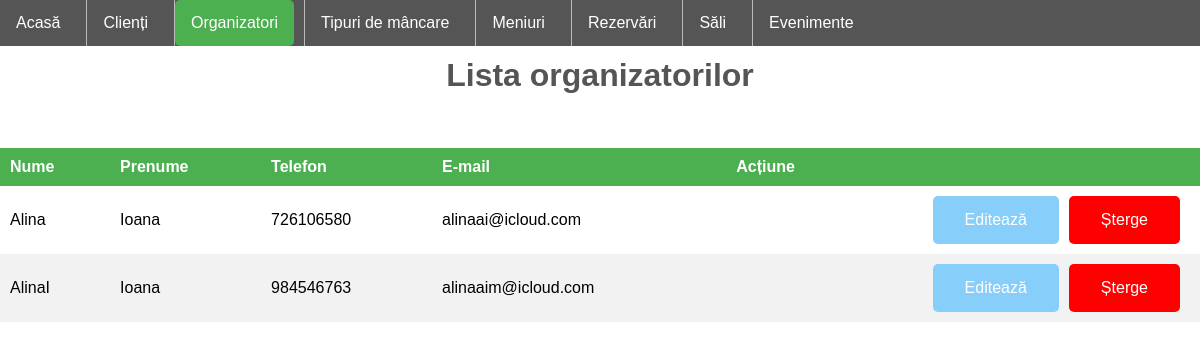
Page /PHP/organizatori.php on the committed database.
### tables this page shows
CREATE TABLE `contact` (
  `idC` int(11) NOT NULL,
  `numec` varchar(255) NOT NULL,
  `prenumec` varchar(255) NOT NULL,
  `telefonc` int(11) NOT NULL,
  `emailc` varchar(255) NOT NULL
);

### PHP/organizatori.php (the view, shortened to what this page needs)
<!DOCTYPE html>
<!DOCTYPE html>
<html>
<head>
	<link rel="stylesheet" type="text/css">
</head>
<body>
	<ul class="a">
  		<li class="a"><a href="home.php">Acasă</a></li>
  		<li ><a href="clienti.php">Clienți</a></li>
  		<li class="dropdown"><a class="active" href="organizatori.php" class="dropbtn">Organizatori</a>
  		<li><a href="mancare.php">Tipuri de mâncare</a></li>
  		<li><a href="#">Meniuri</a></li>
  		<li><a href="#">Rezervări</a></li>
  		<li><a href="#">Săli</a></li>
  		<li><a href="evenimente.php">Evenimente</a></li>
	</ul>
	<br>
	<br>
	<h1>Lista organizatorilor</h1>
	<p>
	<?php
		$mysqli = new mysqli('localhost', 'root', '', 'ballroom');
		$sql= "SELECT * FROM contact";
		$result = $mysqli->query($sql);
	?>
	<div class="row justify-content-center">
		<table class ="table">
			<thead>
				<tr>
					<th>Nume</th>
					<th>Prenume</th>
					<th>Telefon</th>
					<th>E-mail</th>
					<th colspan="2">Acțiune</th>
				</tr>
			</thead>
			<?php
				while ($row = $result->fetch_assoc()): ?>
					<tr>
						<td><?php echo $row['numec']; ?></td>
						<td><?php echo $row['prenumec']; ?></td>
						<td><?php echo $row['telefonc']; ?></td>
						<td><?php echo $row['emailc']; ?></td>
						<td>
							<a href="procesareorganizatori.php?delete=<?php echo $row['idC'];?>" class="btnd btn delete">Șterge</a>
							<a href="organizatori.php?edit=<?php echo $row['idC'];?>" class="btn">Editează</a>
						</td>
					</tr>
			<?php endwhile; ?>
		</table>
	</div>
	</p>
</body>
</html>

### PHP/organizatori.php (style rules this page uses)
* { box-sizing: border-box; font-family: sans-serif; -webkit-font-smoothing: antialiased; -moz-osx-font-smoothing: grayscale; }
body { margin: 0; background-repeat: no-repeat; background-attachment: fixed; background-size: auto; background-position: left bottom; display: flex; justify-content: top; height: 100vh; flex-direction: column; }
ul.a { list-style-type: none; margin: 0; padding: 0; overflow: hidden; background-color: #555; position: fixed; width: 100%; }
li { float: left; border-right: 1px solid #bbb; }
li:last-child { border-right: none; }
li a, .dropbtn { display: inline-block; color: white; text-align: center; padding: 14px 16px; text-decoration: none; }
li.dropdown { display: inline-block; }
.active { background-color: #4CAF50; }
a { float:right; background: #555; padding: 10px 15px; color: #fff; border-radius: 5px; margin-right: 10px; border: none; text-decoration: none; }
a.btn { background-color: #87CEFA; border: none; color: white; padding: 15px 32px; text-align: center; text-decoration: none; display: inline-block; font-size: 16px; }
a.btnd { background-color: red; border: none; color: white; padding: 15px 32px; text-align: center; text-decoration: none; display: inline-block; font-size: 16px; }
h1 { text-align: center; color: #555; }
table { border-collapse: collapse; width: 100%; }
th, td { text-align: left; padding: 10px; }
tr:nth-child(even) { background-color: #f2f2f2 }
th { background-color: #4CAF50; color: white; }

### rows in the picture
contact: numec "Alina", prenumec "Ioana", telefonc "726106580", emailc "alinaai@icloud.com"
contact: numec "AlinaI", prenumec "Ioana", telefonc "984546763", emailc "alinaaim@icloud.com"
